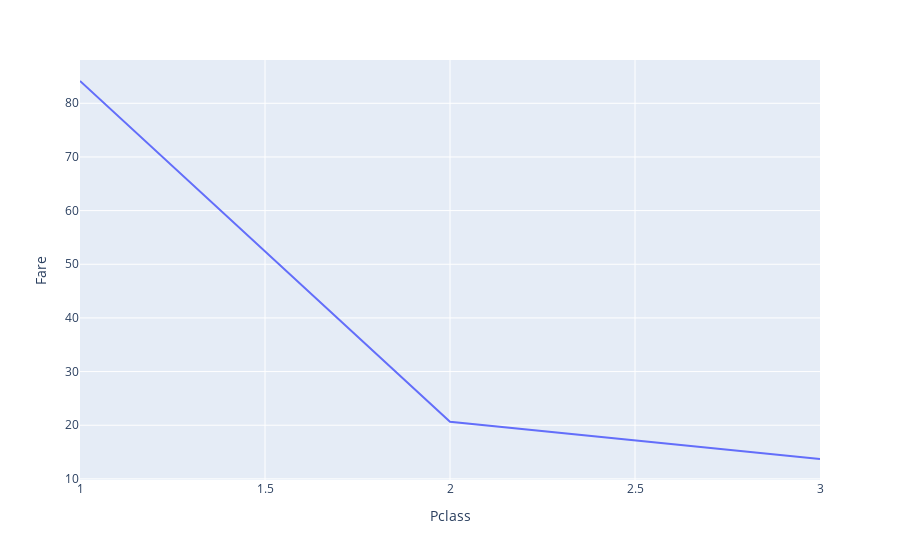

This figure's notebook cell:
### Code cell
output = df_chain("Plot the average fare per class")
output["result"]

### Figure 1 — Plotly figure (JSON) as saved in the notebook; plotly's stock layout.template omitted (floating-point values rounded to 4 significant figures)
{"data": [{"hovertemplate": "Pclass=%{x}<br>Fare=%{y}<extra></extra>", "legendgroup": "", "line": {"color": "#636efa", "dash": "solid"}, "marker": {"symbol": "circle"}, "mode": "lines", "name": "", "orientation": "v", "showlegend": false, "type": "scatter", "x": [1, 2, 3], "xaxis": "x", "y": [84.15, 20.66, 13.71], "yaxis": "y"}], "layout": {"legend": {"tracegroupgap": 0}, "margin": {"t": 60}, "xaxis": {"anchor": "y", "domain": [0, 1], "title": {"text": "Pclass"}}, "yaxis": {"anchor": "x", "domain": [0, 1], "title": {"text": "Fare"}}}}
